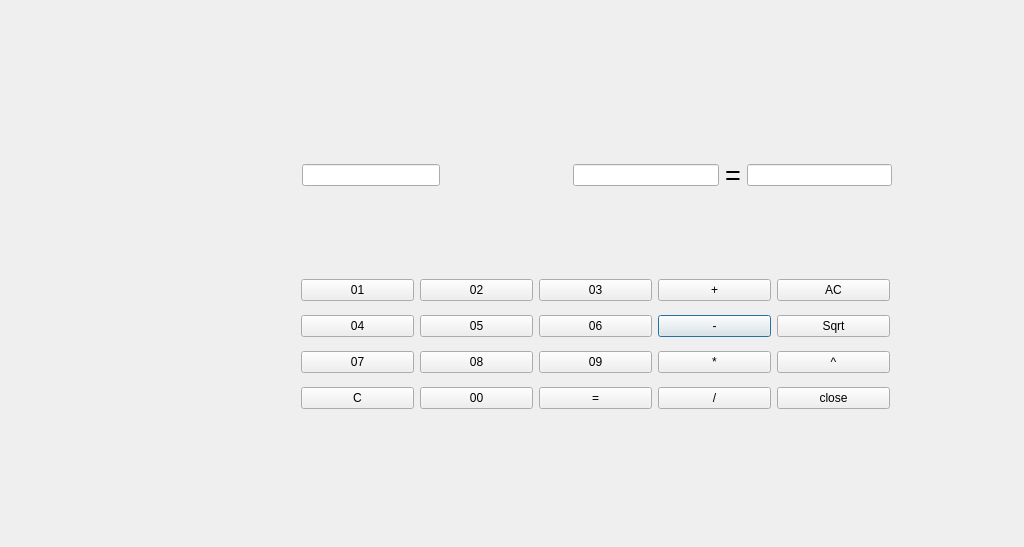
<?xml version="1.0" encoding="UTF-8"?>
<ui version="4.0">
 <class>Dialog</class>
 <widget class="QDialog" name="Dialog">
  <property name="geometry">
   <rect>
    <x>0</x>
    <y>0</y>
    <width>1024</width>
    <height>547</height>
   </rect>
  </property>
  <property name="windowTitle">
   <string>Dialog</string>
  </property>
  <property name="styleSheet">
   <string notr="true"/>
  </property>
  <widget class="QWidget" name="horizontalLayoutWidget">
   <property name="geometry">
    <rect>
     <x>291</x>
     <y>130</y>
     <width>160</width>
     <height>91</height>
    </rect>
   </property>
   <layout class="QHBoxLayout" name="horizontalLayout">
    <item>
     <widget class="QLineEdit" name="lineEdit_first"/>
    </item>
   </layout>
  </widget>
  <widget class="QWidget" name="horizontalLayoutWidget_2">
   <property name="geometry">
    <rect>
     <x>562</x>
     <y>130</y>
     <width>341</width>
     <height>91</height>
    </rect>
   </property>
   <layout class="QHBoxLayout" name="horizontalLayout_2">
    <item>
     <widget class="QLineEdit" name="lineEdit_second"/>
    </item>
    <item>
     <widget class="QLabel" name="label_eq">
      <property name="text">
       <string>&lt;html&gt;&lt;head/&gt;&lt;body&gt;&lt;p&gt;&lt;span style=&quot; font-size:20pt;&quot;&gt;=&lt;/span&gt;&lt;/p&gt;&lt;/body&gt;&lt;/html&gt;</string>
      </property>
      <property name="margin">
       <number>0</number>
      </property>
     </widget>
    </item>
    <item>
     <widget class="QLineEdit" name="lineEdit_result"/>
    </item>
   </layout>
  </widget>
  <widget class="QWidget" name="gridLayoutWidget">
   <property name="geometry">
    <rect>
     <x>290</x>
     <y>260</y>
     <width>611</width>
     <height>171</height>
    </rect>
   </property>
   <layout class="QGridLayout" name="gridLayout">
    <item row="1" column="3">
     <widget class="QPushButton" name="pushButton_minus">
      <property name="text">
       <string>-</string>
      </property>
     </widget>
    </item>
    <item row="3" column="3">
     <widget class="QPushButton" name="pushButton_deply">
      <property name="text">
       <string>/</string>
      </property>
     </widget>
    </item>
    <item row="3" column="0">
     <widget class="QPushButton" name="pushButton_C">
      <property name="text">
       <string>C</string>
      </property>
     </widget>
    </item>
    <item row="1" column="0">
     <widget class="QPushButton" name="pushButton_04">
      <property name="text">
       <string>04</string>
      </property>
     </widget>
    </item>
    <item row="3" column="4">
     <widget class="QPushButton" name="pushButton_exit">
      <property name="text">
       <string>close</string>
      </property>
     </widget>
    </item>
    <item row="2" column="1">
     <widget class="QPushButton" name="pushButton_08">
      <property name="text">
       <string>08</string>
      </property>
     </widget>
    </item>
    <item row="0" column="4">
     <widget class="QPushButton" name="pushButton_clear">
      <property name="text">
       <string>AC</string>
      </property>
     </widget>
    </item>
    <item row="0" column="0">
     <widget class="QPushButton" name="pushButton_01">
      <property name="text">
       <string>01</string>
      </property>
     </widget>
    </item>
    <item row="1" column="1">
     <widget class="QPushButton" name="pushButton_05">
      <property name="text">
       <string>05</string>
      </property>
     </widget>
    </item>
    <item row="0" column="1">
     <widget class="QPushButton" name="pushButton_02">
      <property name="text">
       <string>02</string>
      </property>
     </widget>
    </item>
    <item row="3" column="2">
     <widget class="QPushButton" name="pushButton_result">
      <property name="text">
       <string>=</string>
      </property>
     </widget>
    </item>
    <item row="1" column="2">
     <widget class="QPushButton" name="pushButton_06">
      <property name="text">
       <string>06</string>
      </property>
     </widget>
    </item>
    <item row="2" column="0">
     <widget class="QPushButton" name="pushButton_07">
      <property name="text">
       <string>07</string>
      </property>
     </widget>
    </item>
    <item row="0" column="2">
     <widget class="QPushButton" name="pushButton_03">
      <property name="text">
       <string>03</string>
      </property>
     </widget>
    </item>
    <item row="3" column="1">
     <widget class="QPushButton" name="pushButton_00">
      <property name="text">
       <string>00</string>
      </property>
     </widget>
    </item>
    <item row="2" column="3">
     <widget class="QPushButton" name="pushButton_mul">
      <property name="text">
       <string>*</string>
      </property>
     </widget>
    </item>
    <item row="0" column="3">
     <widget class="QPushButton" name="pushButton_plus">
      <property name="text">
       <string>+</string>
      </property>
     </widget>
    </item>
    <item row="2" column="2">
     <widget class="QPushButton" name="pushButton_09">
      <property name="text">
       <string>09</string>
      </property>
     </widget>
    </item>
    <item row="2" column="4">
     <widget class="QPushButton" name="pushButton_pow">
      <property name="text">
       <string>^</string>
      </property>
     </widget>
    </item>
    <item row="1" column="4">
     <widget class="QPushButton" name="pushButton_sqrt">
      <property name="text">
       <string>Sqrt</string>
      </property>
     </widget>
    </item>
   </layout>
  </widget>
  <widget class="QLabel" name="label">
   <property name="geometry">
    <rect>
     <x>470</x>
     <y>160</y>
     <width>71</width>
     <height>31</height>
    </rect>
   </property>
   <property name="styleSheet">
    <string notr="true">font: 14pt &quot;Agency FB&quot;;</string>
   </property>
   <property name="text">
    <string/>
   </property>
  </widget>
 </widget>
 <layoutdefault spacing="6" margin="11"/>
 <resources/>
 <connections/>
</ui>
